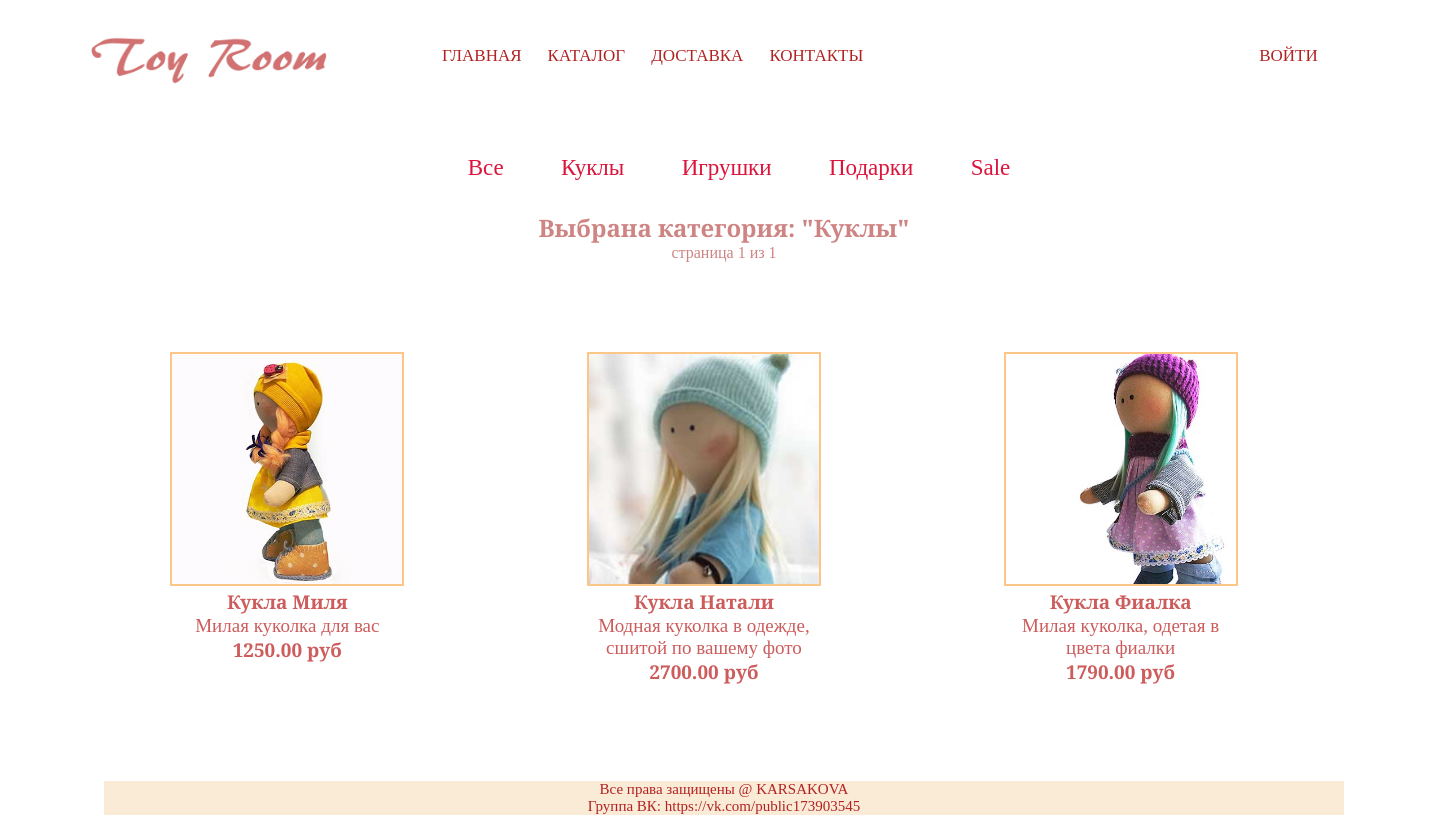
The app's page /catalog/category/2/ with its own data.
### mainapp/models.py (models this page shows, shortened)
class ProductCategoru(models.Model):
    name = models.CharField(verbose_name='имя категории', max_length=64, unique=True)
    description = models.TextField(verbose_name='описание', blank=True, null=True)
    is_active = models.BooleanField(verbose_name='активна', default=True)

class Product(models.Model):
    category = models.ForeignKey(ProductCategoru, verbose_name='категория продукта', on_delete=models.CASCADE)
    name = models.CharField(verbose_name='имя продукта', max_length=128)
    image = models.ImageField(upload_to='products_images', null=True)
    short_desc = models.CharField(verbose_name='краткое описание продукта', max_length=64, blank=True)
    description = models.TextField(verbose_name='подробное описание продукта', blank=True)
    price = models.DecimalField(verbose_name='цена продукта', max_digits=8, decimal_places=2, default=0)
    quantity = models.PositiveIntegerField(verbose_name='количество на складе', default=0)
    is_active = models.BooleanField(verbose_name='активен', default=True)

### mainapp/views.py (the view, shortened to what this page needs)
# urls.py: re_path(r'^catalog/category/(\d+)/$', mainapp.catalog, name='category'),
def catalog(request, pk=None, page=1):
    categories = ProductCategoru.objects.filter(is_active=True)
    if pk:
        if pk == "0":
            products = Product.objects.filter(is_active=True)
            products_paginator = Paginator(products, 12)
            try:
                products = products_paginator.get_page(page)
            except PageNotAnInteger:
                products = products_paginator.get_page(1)
            except EmptyPage:
                products = products_paginator.get_page(products_paginator.num_pages)
        else:
            products = Product.objects.filter(category__pk=pk, is_active=True)
            products_paginator = Paginator(products, 3)
            try:
                products = products_paginator.get_page(page)
            except PageNotAnInteger:
                products = products_paginator.get_page(1)
            except EmptyPage:
                products = products_paginator.get_page(products_paginator.num_pages)
        context = {
            'title': 'каталог',
            'products': products,
            'categories': categories,
            'category_pk': pk,
        }
        return render(request, 'mainapp/product_list.html', context)

### mainapp/context_processors.py (called while the page is built)
def basket(request):
    basket = []
    if request.user.is_authenticated:
        basket = request.user.basket_set.all().order_by('product__category')
    return {
        'basket': basket,
    }

### django2.0/mainapp/templates/mainapp/product_list.html (shortened to what this page needs)
{% extends 'mainapp/base.html' %}
{% load static %}
{% block container %}
    {% include 'mainapp/includes/inc__main_menu.html' %}
    {% include 'mainapp/includes/inc__product_menu.html' %}
        <div class="product_list">
            <h2 class="h2-sl5">Выбрана категория: "{% if request.resolver_match.url_name == 'category' and request.resolver_match.args.0 == '0' %}Все{% else %}{{ products.0.category.name|title }}{% endif %}"</h2>
                <div class="paginator">
                    <span class="current">
                    страница {{ products.number }} из {{ products.paginator.num_pages }}
                    </span>
                </div>
            <div class="prod-cat">
                {% for product in products %}
                <div class="prod-cat">
                    <a href="{% url 'main:product' product.pk %}" class="tov-cat"><img class="img-cat" src="/media/{{ product.image }}" alt="{{ product.short_desc }}">
                        <h4>{{ product.name }}</h4>
                        <p>{{ product.description }} </p>
                        <h4>{{ product.price }} руб</h4>
                    </a>
                </div>
                {% endfor %}
            </div>
        </div>
{% endblock %}

### django2.0/mainapp/templates/mainapp/includes/inc__product_menu.html
<ul class="perehod">
  <li class="men-l"><a href="{% url 'main:category' 0 %}"
         class="sort {% if request.resolver_match.url_name == 'catalog' and request.resolver_match.args.0 == '0' %}active{% endif %}">
            Все
        </a></li>
    {% for category in categories %}
   <li class="men-l">
       <a href="{% url 'main:category' category.pk %}" class="sort">{{ category.name }}</a>
   </li>
    {% endfor %}
</ul>

### static/css/stil.css (style rules this page uses)
* { margin: 0; padding: 0; }
html, body { height: 100%; }
.men-l { list-style-type: none; }
.prod-cat { display: flex; justify-content: space-around; flex-wrap: wrap; margin-bottom: 45px; margin-right: 20px; }
.tov-cat { border: 2px solid #fdc689; width: 230px; height: 230px; margin-top: 90px; text-align: center; text-decoration: none; font-family: 'Cormorant SC', serif; color: #CD5C5C; font-size: 19px; }
.img-cat { box-sizing: border-box; width: 230px; height: 230px; }
.sort { margin-top: 60px; margin-left: 30px; font-size: 23px; font-family: 'Cormorant SC', serif; color: #DC143C; text-decoration: none; list-style-type: none; }
.perehod { margin: 0 auto; display: flex; flex-direction: row; justify-content: space-around; margin-top: 60px; width: 600px; margin-bottom: 10px; }
.product_list { color: #ce8483; font-family: 'Cormorant SC', serif; text-align: center; margin-top: 30px; }

### records on screen
ProductCategoru: name "Куклы"
ProductCategoru: name "Игрушки"
ProductCategoru: name "Подарки"
ProductCategoru: name "Sale"
Product: category.name "Куклы", image (picture), name "Кукла Миля", description "Милая куколка для вас", price "1250.00"
Product: image (picture), name "Кукла Натали", description "Модная куколка в одежде, сшитой по вашему фото", price "2700.00"
Product: image (picture), name "Кукла Фиалка", description "Милая куколка, одетая в цвета фиалки", price "1790.00"

### other values on screen
{{ products.number }} "1"
{{ products.paginator.num_pages }} "1"
